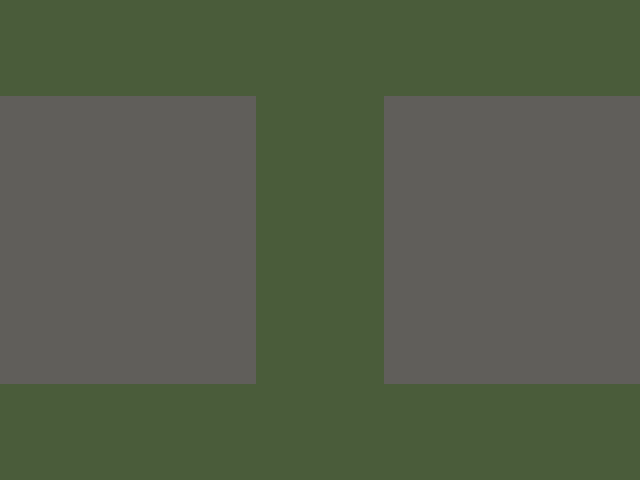

This is a level from a 2D game, rendered from its Tiled map with the project's own tilesets. A one-line summary and the complete map file follow:
An orthogonal 20x15 tile map with 32x32 px tiles, 2 tile layers (ground, terrain) and 12 objects (2x torch, left_mountain, right_mountain, runestone, blacksmith, ...).

<map version="1.10" tiledversion="1.11.0" orientation="orthogonal" renderorder="right-down" width="20" height="15" tilewidth="32" tileheight="32" infinite="0" nextlayerid="8" nextobjectid="13">
 <tileset firstgid="1" name="valley_tileset" tilewidth="32" tileheight="32" tilecount="2" columns="2">
  <image source="valley_tileset.png" width="64" height="32" />
 </tileset>
 <layer id="1" name="ground" width="20" height="15">
  <data encoding="csv">
1,1,1,1,1,1,1,1,1,1,1,1,1,1,1,1,1,1,1,1,
1,1,1,1,1,1,1,1,1,1,1,1,1,1,1,1,1,1,1,1,
1,1,1,1,1,1,1,1,1,1,1,1,1,1,1,1,1,1,1,1,
1,1,1,1,1,1,1,1,1,1,1,1,1,1,1,1,1,1,1,1,
1,1,1,1,1,1,1,1,1,1,1,1,1,1,1,1,1,1,1,1,
1,1,1,1,1,1,1,1,1,1,1,1,1,1,1,1,1,1,1,1,
1,1,1,1,1,1,1,1,1,1,1,1,1,1,1,1,1,1,1,1,
1,1,1,1,1,1,1,1,1,1,1,1,1,1,1,1,1,1,1,1,
1,1,1,1,1,1,1,1,1,1,1,1,1,1,1,1,1,1,1,1,
1,1,1,1,1,1,1,1,1,1,1,1,1,1,1,1,1,1,1,1,
1,1,1,1,1,1,1,1,1,1,1,1,1,1,1,1,1,1,1,1,
1,1,1,1,1,1,1,1,1,1,1,1,1,1,1,1,1,1,1,1,
1,1,1,1,1,1,1,1,1,1,1,1,1,1,1,1,1,1,1,1,
1,1,1,1,1,1,1,1,1,1,1,1,1,1,1,1,1,1,1,1,
1,1,1,1,1,1,1,1,1,1,1,1,1,1,1,1,1,1,1,1
</data>
 </layer>
 <layer id="2" name="terrain" width="20" height="15">
  <data encoding="csv">
0,0,0,0,0,0,0,0,0,0,0,0,0,0,0,0,0,0,0,0,
0,0,0,0,0,0,0,0,0,0,0,0,0,0,0,0,0,0,0,0,
0,0,0,0,0,0,0,0,0,0,0,0,0,0,0,0,0,0,0,0,
2,2,2,2,2,2,2,2,0,0,0,0,2,2,2,2,2,2,2,2,
2,2,2,2,2,2,2,2,0,0,0,0,2,2,2,2,2,2,2,2,
2,2,2,2,2,2,2,2,0,0,0,0,2,2,2,2,2,2,2,2,
2,2,2,2,2,2,2,2,0,0,0,0,2,2,2,2,2,2,2,2,
2,2,2,2,2,2,2,2,0,0,0,0,2,2,2,2,2,2,2,2,
2,2,2,2,2,2,2,2,0,0,0,0,2,2,2,2,2,2,2,2,
2,2,2,2,2,2,2,2,0,0,0,0,2,2,2,2,2,2,2,2,
2,2,2,2,2,2,2,2,0,0,0,0,2,2,2,2,2,2,2,2,
2,2,2,2,2,2,2,2,0,0,0,0,2,2,2,2,2,2,2,2,
0,0,0,0,0,0,0,0,0,0,0,0,0,0,0,0,0,0,0,0,
0,0,0,0,0,0,0,0,0,0,0,0,0,0,0,0,0,0,0,0,
0,0,0,0,0,0,0,0,0,0,0,0,0,0,0,0,0,0,0,0
</data>
 </layer>
 <objectgroup id="3" name="collision">
  <object id="1" name="left_mountain" x="0" y="0">
   <polygon points="0,100 230,70 270,180 250,340 150,410 0,380" />
  </object>
  <object id="2" name="right_mountain" x="0" y="0">
   <polygon points="640,100 410,70 370,180 390,340 490,410 640,380" />
  </object>
 </objectgroup>
 <objectgroup id="4" name="interactables">
  <object id="3" name="runestone" x="100" y="30">
   <point />
  </object>
  <object id="4" name="blacksmith" x="540" y="30">
   <point />
  </object>
  <object id="5" name="merchant" x="760" y="30">
   <point />
  </object>
 </objectgroup>
 <objectgroup id="5" name="ambience">
  <object id="6" name="torch" x="140" y="60">
   <point />
  </object>
  <object id="7" name="torch" x="580" y="60">
   <point />
  </object>
 </objectgroup>
 <objectgroup id="6" name="destructibles">
  <object id="8" name="crate_common" x="450" y="440">
   <point />
  </object>
  <object id="9" name="barrel_currency" x="500" y="440">
   <point />
  </object>
 </objectgroup>
 <objectgroup id="7" name="puzzle">
  <object id="10" name="block" x="540" y="450">
   <point />
  </object>
  <object id="11" name="test_zone" x="570" y="435" width="30" height="30" />
  <object id="12" name="test_gate" x="610" y="435" width="20" height="30" />
 </objectgroup>
</map>
